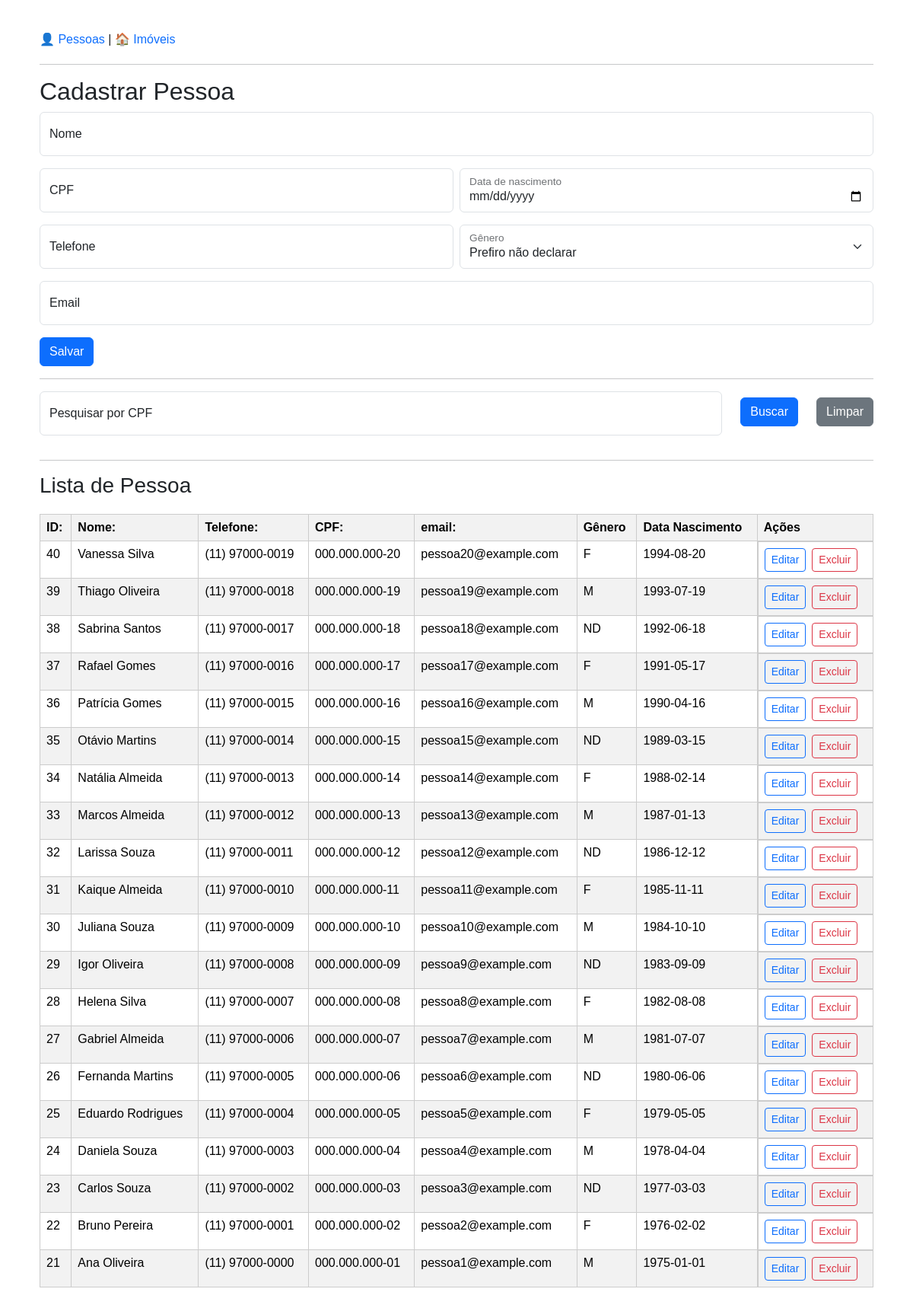
The page / on the database its author committed.
### tables this page shows
CREATE TABLE `people` (
  `id` int NOT NULL AUTO_INCREMENT,
  `name` varchar(150) NOT NULL,
  `birth_date` date NOT NULL,
  `cpf` varchar(14) NOT NULL,
  `gender` varchar(10) NOT NULL,
  `phone` varchar(20) DEFAULT NULL,
  `email` varchar(100) DEFAULT NULL,
  PRIMARY KEY (`id`)
);

### public/index.php (called while the page is built, shortened)
<?php
require_once ROOT . "/app/views/persons.php";

### app/controllers/PersonController.php (called while the page is built, shortened)
<?php
require_once __DIR__ . "/../models/Person.php";
class PersonController
{
    private $person;
    public function __construct($pdo)
    {
        $this->person = new Person($pdo);
    }
    public function index()
    {
        return $this->person->getAll();
    }
}

### app/models/Person.php (called while the page is built, shortened)
<?php
class Person
{
    private $pdo;
    public function __construct($pdo)
    {
        $this->pdo = $pdo;
    }
    public function getAll()
    {
        $stmt = $this->pdo->query("SELECT * FROM people ORDER BY id DESC");
        return $stmt->fetchAll(PDO::FETCH_ASSOC);
    }
}

### app/views/persons.php (the view, shortened to what this page needs)
<?php
require_once ROOT . "/app/config/database.php";
require_once ROOT . "/app/controllers/PersonController.php";
$controller = new PersonController($pdo);
if (isset($_GET["cpf"]) && $_GET["cpf"] != "") {
    $people = $controller->searchByCPF($_GET["cpf"]);
} else {
    $people = $controller->index();
}
$editPerson = null;
?>
<link href="https://cdn.jsdelivr.net/npm/bootstrap@5.3.3/dist/css/bootstrap.min.css" rel="stylesheet">
<link rel="stylesheet" href="/css/style.css">
<div class="container">
    <div style="margin-bottom:20px;">
        <a href="/">👤 Pessoas</a> |
        <a href="/properties.php">🏠 Imóveis</a>
    </div>
    <hr>
    <h2><?= $editPerson ? "Editar Pessoa" : "Cadastrar Pessoa" ?></h2>
    <form method="POST">
        <div class="form-floating mb-3">
            <input class="form-control" id="name" type="text" name="name" placeholder="Nome" required
                value="<?= $editPerson["name"] ?? "" ?>">
            <label for="name">Nome</label>
        </div>
        <div class="row g-2">
            <div class="col-md">
                <div class="form-floating mb-3">
                    <input class="form-control cpf-mask" id="cpf" type="text" name="cpf" placeholder="CPF" required
                        value="<?= $editPerson["cpf"] ?? "" ?>">
                    <label for="cpf">CPF</label>
                </div>
            </div>
            <div class="col-md">
                <div class="form-floating mb-3">
                    <input class="form-control" id="birth_date" type="date" name="birth_date" required
                        value="<?= $editPerson["birth_date"] ?? "" ?>">
                    <label for="birth_date">Data de nascimento</label>
                </div>
            </div>
        </div>
        <div class="row g-2">
            <div class="col-md">
                <div class="form-floating mb-3">
                    <input class="form-control phone-mask" id="phone" type="text" name="phone" placeholder="Telefone"
                        value="<?= $editPerson["phone"] ?? "" ?>">
                    <label for="phone">Telefone</label>
                </div>
            </div>
            <div class="col-md">
                <div class="form-floating mb-1">
                    <select class="form-select" id="floatingSelect" name="gender">
                        <option selected value="ND" <?= (isset($editPerson) && $editPerson["gender"] == "ND") ? "selected" : "" ?>>Prefiro não declarar</option>
                    </select>
                    <label for="floatingSelect">Gênero</label>
                </div>
            </div>
        </div>
        <div class="form-floating mb-3">
            <input class="form-control" id="email" type="email" name="email" placeholder="Email"
                value="<?= $editPerson["email"] ?? "" ?>">
            <label for="email">Email</label>
        </div>
        <?php if ($editPerson): ?>
            <button class="btn btn-primary" type="submit" name="update">Atualizar</button>
        <?php else: ?>
            <button class="btn btn-primary" type="submit">Salvar</button>
        <?php endif; ?>
    </form>
    <hr>
    <form method="GET" class="row mb-3">
        <div class="col">
            <div class="form-floating mb-3">
                <input
                    class="form-control cpf-mask"
                    id="cpfSearch"
                    name="cpf"
                    placeholder="Pesquisar por CPF"
                    value="<?= $_GET["cpf"] ?? "" ?>">
                <label for="cpfSearch">Pesquisar por CPF</label>
            </div>
        </div>
        <div class="col-auto mt-2">
            <button class="btn btn-primary">Buscar</button>
        </div>
        <div class="col-auto mt-2">
            <a href="/" class="btn btn-secondary">Limpar</a>
        </div>
    </form>
    <hr>
    <h3>Lista de Pessoa</h3>
    <table class="table table-striped">
        <tr>
            <th>ID:</th>
            <th>Nome:</th>
            <th>Telefone:</th>
            <th>CPF:</th>
            <th>email:</th>
            <th>Gênero</th>
            <th>Data Nascimento</th>
            <th>Ações</th>
        </tr>
        <?php foreach ($people as $person): ?>
            <tr>
                <td><?= $person["id"] ?></td>
                <td><?= $person["name"] ?></td>
                <td><?= $person["phone"] ?></td>
                <td><?= $person["cpf"] ?></td>
                <td><?= $person["email"] ?></td>
                <td><?= $person["gender"] ?></td>
                <td><?= $person["birth_date"] ?></td>
                <td class="d-flex gap-2">
                    <button
                        class="btn btn-sm btn-outline-primary"
                        type="button"
                        onclick="window.location.href='?edit=<?= $person['id'] ?>'">
                        Editar
                    </button>
                    <button
                        class="btn btn-sm btn-outline-danger"
                        type="button"
                        onclick="if (confirm('Excluir pessoa?')) window.location.href='?delete=<?= $person['id'] ?>'">
                        Excluir
                    </button>
                </td>
            </tr>
        <?php endforeach; ?>
    </table>
</div>

### public/css/style.css (style rules this page uses)
table { border-collapse: collapse; margin-top:20px; }
td, th { padding:8px 12px; border:1px solid #ccc; }
form input, form select { padding:6px; }
button { padding:6px 12px; }
a { text-decoration:none; }

### rows shown on the page
people: id "40", name "Vanessa Silva", phone "(11) 97000-0019", cpf "000.000.000-20", email "pessoa20@example.com", gender "F", birth_date "1994-08-20"
people: id "39", name "Thiago Oliveira", phone "(11) 97000-0018", cpf "000.000.000-19", email "pessoa19@example.com", gender "M", birth_date "1993-07-19"
people: id "38", name "Sabrina Santos", phone "(11) 97000-0017", cpf "000.000.000-18", email "pessoa18@example.com", gender "ND", birth_date "1992-06-18"
people: id "37", name "Rafael Gomes", phone "(11) 97000-0016", cpf "000.000.000-17", email "pessoa17@example.com", gender "F", birth_date "1991-05-17"
people: id "36", name "Patrícia Gomes", phone "(11) 97000-0015", cpf "000.000.000-16", email "pessoa16@example.com", gender "M", birth_date "1990-04-16"
people: id "35", name "Otávio Martins", phone "(11) 97000-0014", cpf "000.000.000-15", email "pessoa15@example.com", gender "ND", birth_date "1989-03-15"
people: id "34", name "Natália Almeida", phone "(11) 97000-0013", cpf "000.000.000-14", email "pessoa14@example.com", gender "F", birth_date "1988-02-14"
people: id "33", name "Marcos Almeida", phone "(11) 97000-0012", cpf "000.000.000-13", email "pessoa13@example.com", gender "M", birth_date "1987-01-13"
people: id "32", name "Larissa Souza", phone "(11) 97000-0011", cpf "000.000.000-12", email "pessoa12@example.com", gender "ND", birth_date "1986-12-12"
people: id "31", name "Kaique Almeida", phone "(11) 97000-0010", cpf "000.000.000-11", email "pessoa11@example.com", gender "F", birth_date "1985-11-11"
people: id "30", name "Juliana Souza", phone "(11) 97000-0009", cpf "000.000.000-10", email "pessoa10@example.com", gender "M", birth_date "1984-10-10"
people: id "29", name "Igor Oliveira", phone "(11) 97000-0008", cpf "000.000.000-09", email "pessoa9@example.com", gender "ND", birth_date "1983-09-09"
people: id "28", name "Helena Silva", phone "(11) 97000-0007", cpf "000.000.000-08", email "pessoa8@example.com", gender "F", birth_date "1982-08-08"
people: id "27", name "Gabriel Almeida", phone "(11) 97000-0006", cpf "000.000.000-07", email "pessoa7@example.com", gender "M", birth_date "1981-07-07"
people: id "26", name "Fernanda Martins", phone "(11) 97000-0005", cpf "000.000.000-06", email "pessoa6@example.com", gender "ND", birth_date "1980-06-06"
people: id "25", name "Eduardo Rodrigues", phone "(11) 97000-0004", cpf "000.000.000-05", email "pessoa5@example.com", gender "F", birth_date "1979-05-05"
people: id "24", name "Daniela Souza", phone "(11) 97000-0003", cpf "000.000.000-04", email "pessoa4@example.com", gender "M", birth_date "1978-04-04"
people: id "23", name "Carlos Souza", phone "(11) 97000-0002", cpf "000.000.000-03", email "pessoa3@example.com", gender "ND", birth_date "1977-03-03"
people: id "22", name "Bruno Pereira", phone "(11) 97000-0001", cpf "000.000.000-02", email "pessoa2@example.com", gender "F", birth_date "1976-02-02"
people: id "21", name "Ana Oliveira", phone "(11) 97000-0000", cpf "000.000.000-01", email "pessoa1@example.com", gender "M", birth_date "1975-01-01"
